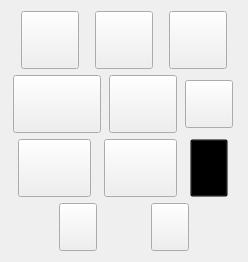
      <widget class="QWidget" name="tbBathroom">
       <property name="geometry">
        <rect>
         <x>0</x>
         <y>0</y>
         <width>248</width>
         <height>234</height>
        </rect>
       </property>
       <attribute name="label">
        <string>Bathroom</string>
       </attribute>
       <layout class="QVBoxLayout" name="verticalLayout_2">
        <item>
         <layout class="QHBoxLayout" name="horLO_Bath_1">
          <item>
           <widget class="QPushButton" name="btnBath1_dark">
            <property name="sizePolicy">
             <sizepolicy hsizetype="Fixed" vsizetype="Fixed">
              <horstretch>0</horstretch>
              <verstretch>0</verstretch>
             </sizepolicy>
            </property>
            <property name="cursor">
             <cursorShape>PointingHandCursor</cursorShape>
            </property>
            <property name="styleSheet">
             <string notr="true">background-color: transparent;
border-image: url(:/img/furniture/bathroom/bath_1_dark.png);
width: 50px;
height: 50px;
background: none;
background-repeat: none;</string>
            </property>
            <property name="text">
             <string/>
            </property>
           </widget>
          </item>
          <item>
           <widget class="QPushButton" name="btnBath1_light">
            <property name="sizePolicy">
             <sizepolicy hsizetype="Fixed" vsizetype="Fixed">
              <horstretch>0</horstretch>
              <verstretch>0</verstretch>
             </sizepolicy>
            </property>
            <property name="cursor">
             <cursorShape>PointingHandCursor</cursorShape>
            </property>
            <property name="styleSheet">
             <string notr="true">background-color: transparent;
border-image: url(:/img/furniture/bathroom/bath_1_light.png);
width: 50px;
height: 50px;
background: none;
background-repeat: none;</string>
            </property>
            <property name="text">
             <string/>
            </property>
           </widget>
          </item>
          <item>
           <widget class="QPushButton" name="btnBath1_white">
            <property name="sizePolicy">
             <sizepolicy hsizetype="Fixed" vsizetype="Fixed">
              <horstretch>0</horstretch>
              <verstretch>0</verstretch>
             </sizepolicy>
            </property>
            <property name="cursor">
             <cursorShape>PointingHandCursor</cursorShape>
            </property>
            <property name="styleSheet">
             <string notr="true">background-color: transparent;
border-image: url(:/img/furniture/bathroom/bath_1_white.png);
width: 50px;
height: 50px;
background: none;
background-repeat: none;</string>
            </property>
            <property name="text">
             <string/>
            </property>
           </widget>
          </item>
         </layout>
        </item>
        <item>
         <layout class="QHBoxLayout" name="horLO_Bath_2">
          <item>
           <widget class="QPushButton" name="btnBath2">
            <property name="sizePolicy">
             <sizepolicy hsizetype="Fixed" vsizetype="Fixed">
              <horstretch>0</horstretch>
              <verstretch>0</verstretch>
             </sizepolicy>
            </property>
            <property name="cursor">
             <cursorShape>PointingHandCursor</cursorShape>
            </property>
            <property name="styleSheet">
             <string notr="true">border-image: url(:/img/furniture/bathroom/bath_2.png);
width: 80px;
height: 50px;

</string>
            </property>
            <property name="text">
             <string/>
            </property>
           </widget>
          </item>
          <item>
           <widget class="QPushButton" name="btnShower">
            <property name="sizePolicy">
             <sizepolicy hsizetype="Fixed" vsizetype="Fixed">
              <horstretch>0</horstretch>
              <verstretch>0</verstretch>
             </sizepolicy>
            </property>
            <property name="cursor">
             <cursorShape>PointingHandCursor</cursorShape>
            </property>
            <property name="toolTip">
             <string>&lt;html&gt;&lt;head/&gt;&lt;body&gt;&lt;p&gt;&lt;span style=&quot; font-weight:600; font-style:italic; color:#555753;&quot;&gt;Shower&lt;/span&gt;&lt;/p&gt;&lt;/body&gt;&lt;/html&gt;</string>
            </property>
            <property name="styleSheet">
             <string notr="true">background-color: transparent;
border-image: url(:/img/furniture/bathroom/shower_1.png);
width: 60px;
height: 50px;
background: none;
background-repeat: none;</string>
            </property>
            <property name="text">
             <string/>
            </property>
           </widget>
          </item>
          <item>
           <widget class="QPushButton" name="btnBathroomCabinet">
            <property name="sizePolicy">
             <sizepolicy hsizetype="Fixed" vsizetype="Fixed">
              <horstretch>0</horstretch>
              <verstretch>0</verstretch>
             </sizepolicy>
            </property>
            <property name="cursor">
             <cursorShape>PointingHandCursor</cursorShape>
            </property>
            <property name="toolTip">
             <string>&lt;html&gt;&lt;head/&gt;&lt;body&gt;&lt;p&gt;&lt;span style=&quot; font-weight:600; font-style:italic; color:#555753;&quot;&gt;Cabinet&lt;/span&gt;&lt;/p&gt;&lt;/body&gt;&lt;/html&gt;</string>
            </property>
            <property name="styleSheet">
             <string notr="true">background-color: transparent;
border-image: url(:/img/furniture/bathroom/cabinet.png);
width: 40px;
height: 40px;
background: none;
background-repeat: none;</string>
            </property>
            <property name="text">
             <string/>
            </property>
           </widget>
          </item>
         </layout>
        </item>
        <item>
         <layout class="QHBoxLayout" name="horLO_Bath_3">
          <item>
           <widget class="QPushButton" name="btnBathSink1">
            <property name="sizePolicy">
             <sizepolicy hsizetype="Fixed" vsizetype="Fixed">
              <horstretch>0</horstretch>
              <verstretch>0</verstretch>
             </sizepolicy>
            </property>
            <property name="cursor">
             <cursorShape>PointingHandCursor</cursorShape>
            </property>
            <property name="styleSheet">
             <string notr="true">border-image: url(:/img/furniture/bathroom/sink_1.png);
width: 65px;
height: 50px;</string>
            </property>
            <property name="text">
             <string/>
            </property>
           </widget>
          </item>
          <item>
           <widget class="QPushButton" name="btnBathSink2">
            <property name="sizePolicy">
             <sizepolicy hsizetype="Fixed" vsizetype="Fixed">
              <horstretch>0</horstretch>
              <verstretch>0</verstretch>
             </sizepolicy>
            </property>
            <property name="cursor">
             <cursorShape>PointingHandCursor</cursorShape>
            </property>
            <property name="styleSheet">
             <string notr="true">border-image: url(:/img/furniture/bathroom/sink_2.png);
width: 65px;
height: 50px;</string>
            </property>
            <property name="text">
             <string/>
            </property>
           </widget>
          </item>
          <item>
           <widget class="QPushButton" name="btnToilet1">
            <property name="sizePolicy">
             <sizepolicy hsizetype="Fixed" vsizetype="Fixed">
              <horstretch>0</horstretch>
              <verstretch>0</verstretch>
             </sizepolicy>
            </property>
            <property name="cursor">
             <cursorShape>PointingHandCursor</cursorShape>
            </property>
            <property name="styleSheet">
             <string notr="true">background-color: transparent;
border-image: url(:/img/furniture/bathroom/toilet_1.png);
width: 30px;
height: 50px;</string>
            </property>
            <property name="text">
             <string/>
            </property>
           </widget>
          </item>
         </layout>
        </item>
        <item>
         <layout class="QHBoxLayout" name="horLO_Bath_4">
          <item>
           <widget class="QPushButton" name="btnToilet2_white">
            <property name="sizePolicy">
             <sizepolicy hsizetype="Fixed" vsizetype="Fixed">
              <horstretch>0</horstretch>
              <verstretch>0</verstretch>
             </sizepolicy>
            </property>
            <property name="cursor">
             <cursorShape>PointingHandCursor</cursorShape>
            </property>
            <property name="styleSheet">
             <string notr="true">border-image: url(:/img/furniture/bathroom/toilet_2_white.png);
width: 30px;
height: 40px;</string>
            </property>
            <property name="text">
             <string/>
            </property>
           </widget>
          </item>
          <item>
           <widget class="QPushButton" name="btnToilet2_grey">
            <property name="sizePolicy">
             <sizepolicy hsizetype="Fixed" vsizetype="Fixed">
              <horstretch>0</horstretch>
              <verstretch>0</verstretch>
             </sizepolicy>
            </property>
            <property name="cursor">
             <cursorShape>PointingHandCursor</cursorShape>
            </property>
            <property name="styleSheet">
             <string notr="true">border-image: url(:/img/furniture/bathroom/toilet_2_grey.png);
width: 30px;
height: 40px;</string>
            </property>
            <property name="text">
             <string/>
            </property>
           </widget>
          </item>
         </layout>
        </item>
       </layout>
      </widget>
